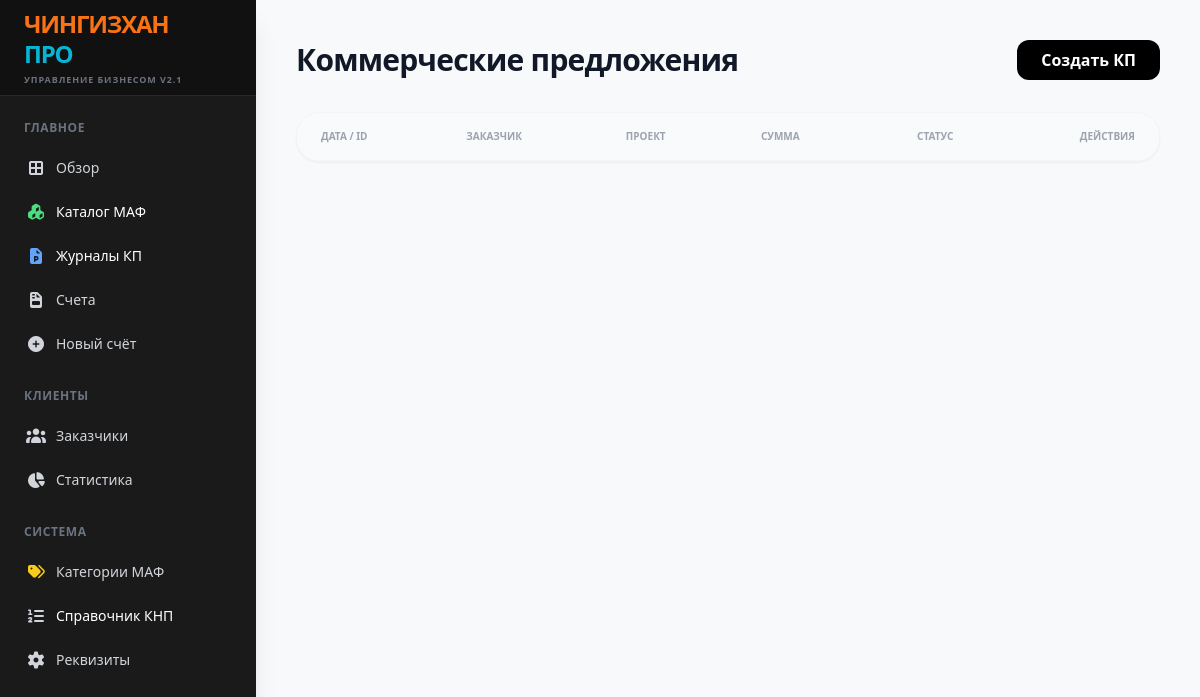
The page /proposals on the database as committed earlier.
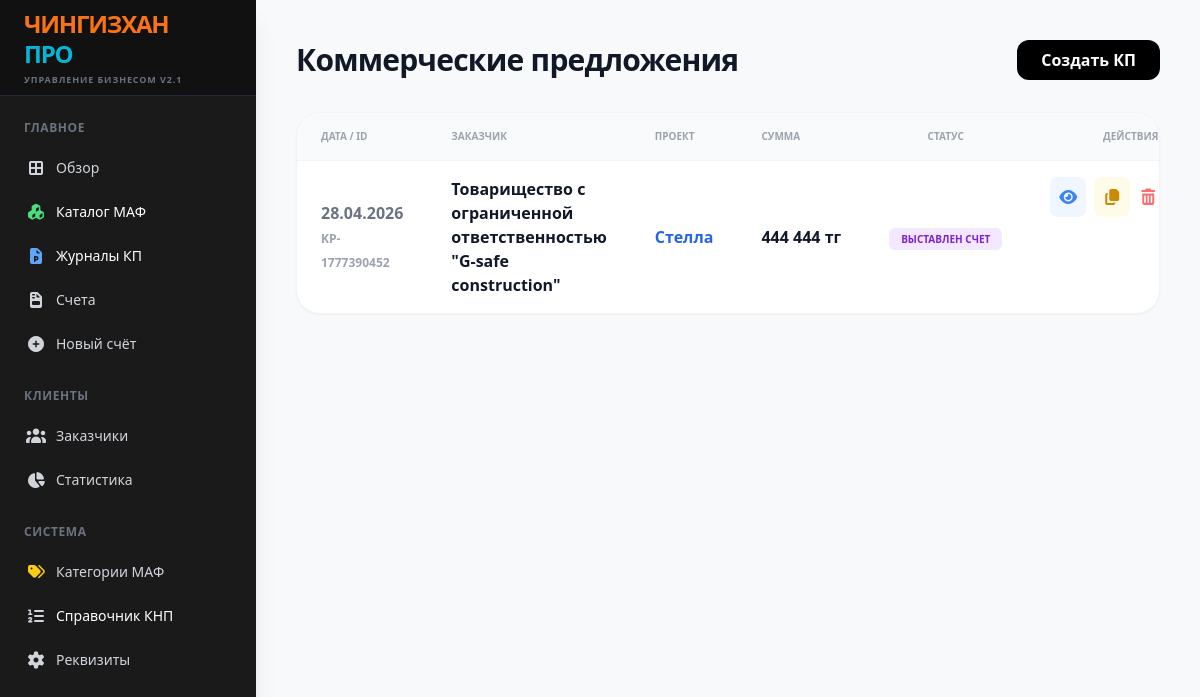
The same page on the database as committed later.
### tables this page shows
CREATE TABLE proposals (id TEXT PRIMARY KEY, client_id TEXT, date TEXT, project_name TEXT, total REAL, status INTEGER DEFAULT 0);

CREATE TABLE clients (id TEXT PRIMARY KEY, name TEXT, bin TEXT, contact TEXT, address TEXT);

### app.py (the view)
@app.route('/proposals')
def proposals_list():
    with sqlite3.connect(DB_NAME) as conn: props = conn.cursor().execute("SELECT p.id, c.name, p.project_name, p.date, p.total, p.status FROM proposals p LEFT JOIN clients c ON p.client_id = c.id ORDER BY p.date DESC").fetchall()
    return render_template('proposals.html', proposals=props)

### templates/proposals.html (shortened to what this page needs)
{% extends "base.html" %}
{% block content %}
<div class="p-10 max-w-7xl mx-auto">
    <div class="flex justify-between items-center mb-8">
        <h2 class="text-3xl font-black text-gray-900 tracking-tight">Коммерческие предложения</h2>
        <a href="/create_proposal" class="bg-black text-white px-6 py-2 rounded-xl font-bold hover:bg-gray-800 transition">Создать КП</a>
    </div>
    <div class="bg-white rounded-3xl shadow-sm border border-gray-100 overflow-hidden">
        <table class="w-full text-left">
            <thead>
                <tr class="bg-gray-50 border-b border-gray-100"><th class="py-4 px-6 text-[10px] font-black text-gray-400 uppercase">Дата / ID</th><th class="py-4 px-6 text-[10px] font-black text-gray-400 uppercase">Заказчик</th><th class="py-4 px-6 text-[10px] font-black text-gray-400 uppercase">Проект</th><th class="py-4 px-6 text-[10px] font-black text-gray-400 uppercase">Сумма</th><th class="py-4 px-6 text-[10px] font-black text-gray-400 uppercase text-center">Статус</th><th class="py-4 px-6 text-[10px] font-black text-gray-400 uppercase text-right">Действия</th></tr>
            </thead>
            <tbody class="divide-y divide-gray-50">
                {% for p in proposals %}
                <tr class="hover:bg-gray-50 transition">
                    <td class="py-4 px-6 font-bold text-gray-500">{{ p[3] }}<br><span class="text-xs text-gray-400">{{ p[0] }}</span></td>
                    <td class="py-4 px-6 text-gray-900 font-black">{{ p[1] if p[1] else '<span class="text-red-400">Не выбран</span>'|safe }}</td><td class="py-4 px-6 font-bold text-blue-600">{{ p[2] }}</td>
                    <td class="py-4 px-6 font-black text-gray-900 whitespace-nowrap">{{ '{:,.0f}'.format(p[4]).replace(',', ' ') }} тг</td>
                    <td class="py-4 px-6 text-center">{% if p[5] == 1 %}<span class="whitespace-nowrap px-3 py-1 rounded-md text-[10px] font-black bg-purple-100 text-purple-700 uppercase">ВЫСТАВЛЕН СЧЕТ</span>{% else %}<span class="whitespace-nowrap px-3 py-1 rounded-md text-[10px] font-black bg-gray-100 text-gray-500 uppercase">ЧЕРНОВИК</span>{% endif %}</td>
                    <td class="py-4 px-6 text-right space-x-2 flex justify-end items-center">
                        <a href="/view_proposal/{{ p[0] }}" class="text-blue-500 hover:text-blue-700 bg-blue-50 p-2 rounded-lg"><i class="fas fa-eye"></i></a>
                        <a href="/duplicate_proposal/{{ p[0] }}" class="text-yellow-600 hover:text-yellow-800 bg-yellow-50 p-2 rounded-lg"><i class="fas fa-copy"></i></a>
                        <button onclick="deleteProposal('{{ p[0] }}')" class="text-red-400 hover:text-red-600 transition ml-2"><i class="fas fa-trash-alt"></i></button>
                    </td>
                </tr>
                {% endfor %}
            </tbody>
        </table>
    </div>
</div>
{% endblock %}

### templates/base.html (shortened to what this page needs)
<!DOCTYPE html>
<html lang="ru">
<head>
    <script src="{{ url_for('static', filename='css/tailwind.js') }}"></script>
    <link href="{{ url_for('static', filename='css/all.min.css') }}" rel="stylesheet">
</head>
<body class="bg-[#F8F9FA] flex h-screen font-sans">
    <aside class="w-64 bg-[#1a1a1a] text-gray-300 flex flex-col shadow-xl z-50">
        <div class="h-24 flex flex-col justify-center px-6 border-b border-gray-800 bg-[#111]">
            <h1 class="text-2xl font-black tracking-tighter leading-tight">
                <span style="color: #f97316;">ЧИНГИЗХАН</span><br>
                <span style="color: #06b6d4;">ПРО</span>
            </h1>
            <p class="text-[9px] font-bold text-gray-500 mt-1 uppercase tracking-widest">Управление бизнесом v2.1</p>
        </div>
        <nav class="flex-1 px-4 py-6 space-y-6 overflow-y-auto">
            <div>
                <p class="text-xs font-bold text-gray-500 mb-3 px-2 tracking-wider">ГЛАВНОЕ</p>
                <div class="space-y-1">
                    <a href="/" class="flex items-center px-2 py-2.5 rounded-md hover:bg-gray-800 transition"><i class="fas fa-th-large w-6 text-center"></i><span class="ml-2 text-sm font-medium">Обзор</span></a>
                    <a href="/catalog" class="flex items-center px-2 py-2.5 rounded-md hover:bg-gray-800 transition"><i class="fas fa-cubes w-6 text-center text-green-400"></i><span class="ml-2 text-sm font-medium text-white">Каталог МАФ</span></a>
                    <a href="/proposals" class="flex items-center px-2 py-2.5 rounded-md hover:bg-gray-800 transition"><i class="fas fa-file-powerpoint w-6 text-center text-blue-400"></i><span class="ml-2 text-sm font-medium text-white">Журналы КП</span></a>
                    <a href="/invoices" class="flex items-center px-2 py-2.5 rounded-md hover:bg-gray-800 transition"><i class="fas fa-file-invoice w-6 text-center"></i><span class="ml-2 text-sm font-medium">Счета</span></a>
                    <a href="/create_invoice" class="flex items-center px-2 py-2.5 rounded-md hover:bg-gray-800 transition"><i class="fas fa-plus-circle w-6 text-center"></i><span class="ml-2 text-sm font-medium">Новый счёт</span></a>
                </div>
            </div>
            <div>
                <p class="text-xs font-bold text-gray-500 mb-3 px-2 tracking-wider">КЛИЕНТЫ</p>
                <div class="space-y-1">
                    <a href="/clients" class="flex items-center px-2 py-2.5 hover:bg-gray-800 rounded-md transition"><i class="fas fa-users w-6 text-center"></i><span class="ml-2 text-sm font-medium">Заказчики</span></a>
                    <a href="/issued_invoices" class="flex items-center px-2 py-2.5 hover:bg-gray-800 rounded-md transition"><i class="fas fa-chart-pie w-6 text-center"></i><span class="ml-2 text-sm font-medium">Статистика</span></a>
                </div>
            </div>
            <div>
                <p class="text-xs font-bold text-gray-500 mb-3 px-2 tracking-wider">СИСТЕМА</p>
                <div class="space-y-1">
                    <a href="/categories" class="flex items-center px-2 py-2.5 hover:bg-gray-800 rounded-md transition"><i class="fas fa-tags w-6 text-center text-yellow-400"></i><span class="ml-2 text-sm font-medium">Категории МАФ</span></a>
                    <a href="/knp" class="flex items-center px-2 py-2.5 hover:bg-gray-800 rounded-md transition"><i class="fas fa-list-ol w-6 text-center"></i><span class="ml-2 text-sm font-medium text-white">Справочник КНП</span></a>
                    <a href="/settings" class="flex items-center px-2 py-2.5 hover:bg-gray-800 rounded-md transition"><i class="fas fa-cog w-6 text-center"></i><span class="ml-2 text-sm font-medium">Реквизиты</span></a>
                </div>
            </div>
        </nav>
    </aside>
    <main class="flex-1 overflow-y-auto">
        {% block content %}{% endblock %}
    </main>
</body>
</html>

Rows that differ between the two databases and show on the page:
added proposals: date "28.04.2026", id "KP-1777390452", name "Товарищество с ограниченной ответственностью \"G-safe construction\"", project_name "Стелла", total "444 444", status "ВЫСТАВЛЕН СЧЕТ"
